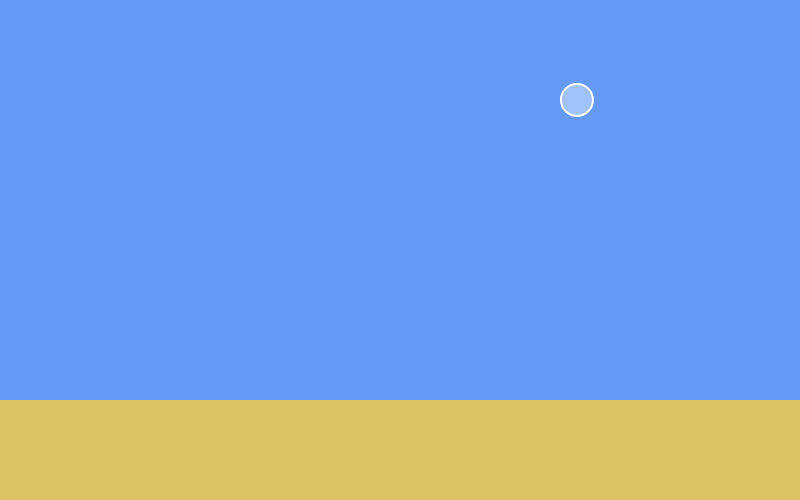
Frame 1 (no input)
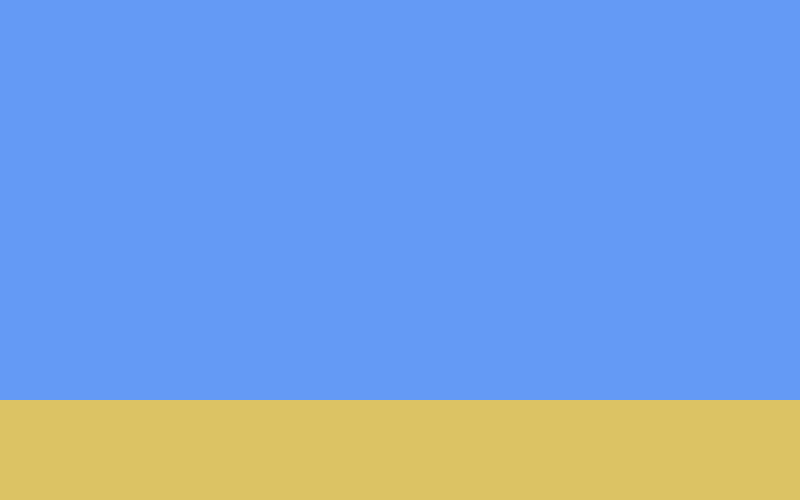
Frame 60 (no input)
Frame 120 (the mouse pressed at the canvas centre since frame 60): identical to frame 60, image omitted

The p5.js sketch that drew these frames (run headless with seeded random() and noise() and a simulated clock; from frame 60 on, the mouse is pressed at the canvas centre):

// p5.js sketch
// ── sketch.js
let objects = [];

function setup() {
  createCanvas(800, 500);
  for(let i = 0; i<1; i++){
    objects.push(new FayedAFish(random(width),random(height)));
  }
}

function draw() {
  drawTank();
  for(let o of objects){
    o.move();
    o.display();
  }
}

//Function to render the background of the tank
function drawTank() {
  background(100, 154, 245);  //solid background color
  noStroke();
  fill(220, 195, 100);
  rect(0, height * 0.8, width, height);  //sand bottom
}
function keyPressed(){
  objects[0].pos.x += 5;
}

/** A super class for animated objects 
    Make sure to implement your class AFTER this one */
class AnimatedObject {

  /** Location fields inherited by all subclass */
  constructor() {
    /* Constructor
     *  Note that your constructor should accept a single float specifying the size,
     *  which will overwrite the inherited default value 50. In addition, your 
     * constructor should initialize x and y to a starting location where your creature 
     * will appear (either a random location or a predetermined fixed location)
     */

    //you can either use this.x and this.y   or  a vector(pos) to manage location
    this.x = random(width * 0.15, width * 0.85);
    this.y = random(height * 0.35, height * 0.75);
    this.pos = createVector(this.x, this.y);

    //As well, you can either use an xSpeed and ySpeed variable or a vel vector
    //to track movement velocity.
    this.xSpeed;
    this.ySpeed;
    this.vel;

    /** Size parameter inherited by subclass */
    this.size = 50;
  }

  /** Displays the object  */
  display() { }

  /** Advances the object's animation by one frame  */
  move() { }

  /** Optional Function:
   *  Parameter will store the array of all fish objects, which can be used
   *  for comparison if your fish's behavior should depend on proximity to
   *  other fish.
    */
  compare(objArr) { }

  /* Methods that provide access to class data fields 
     If you choose to use vectors, be sure to override
     the position and velocity functions to return this.pos.x and similar.
  */
  getX() { return this.x; }
  getY() { return this.y; }
  getSize() { return this.size; }
  getxSpeed() { return this.xSpeed; }
  getySpeed() { return this.ySpeed; }
}




/*****************************************
Define your Fish class below
please name according to this convention:
Lastname Firstinitial Fish
i.e  for Sebastion Tate:  class TateSFish
******************************************/
class FayedAFish {

  constructor(x,y){
    this.x = x;
    this.y = y;
    this.size = 1;
    this.pos = createVector(x,y);
    this.vel = createVector(random(-5,5),random(-5,5));
    this.acc = createVector(random(-5,5),random(-5,5));
  }
  move(){
    print('1');
    this.x += (random(-5,5),random(-5,5));
    this.y += (random(-5,5),random(-5,5));
    if(this.x > width){
      this.x = width;
    }
    if(this.y > height){
      this.y = height;
    }
    if(this.x< 0){
      this.x = 1;
    }
    if(this.y < 0){
      this.y = 1;
    }
    this.vel.add(this.acc);
    this.pos.add(this.vel);
    this.vel.limit(5);  //max vel of 5 px/frame
  }

  update(){
    this.vel.add(this.acc);
    this.pos.add(this.vel);

   }
  display(){
    stroke(255);
    strokeWeight(2);
    fill(255,100);
    ellipse(this.pos.x,this.pos.y,32);
  } 

}
